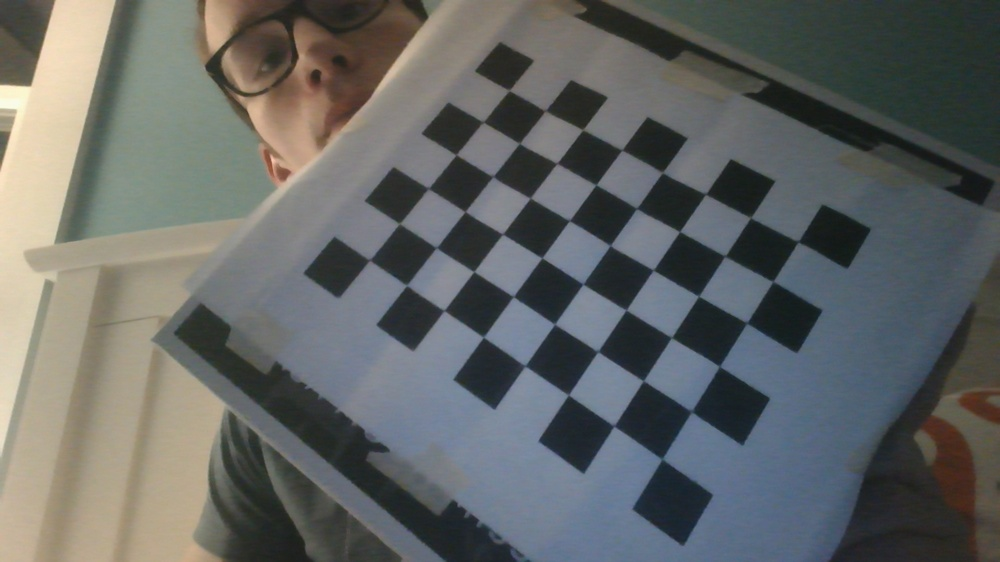
#> input picture Python/Vision stuff/Calibration/test_img.jpg, 1000 x 562 px, shrunk from 1920 x 1080 before the run, given in place of the camera
$ python convexhull.py
#> lines starting #> are read from the running program, lines starting #| are printed output that depends on the picture; after the words box and inside, x2 and y2 are one past the last pixel; in counts of white or black regions, pixels touching at a corner belong together
import numpy as np
import cv2 as cv
#import matplotlib.pyplot as pyplot
#from matplotlib.widgets import Slider


cv.namedWindow("Hull")
cv.namedWindow("Thresh")

vc = cv.VideoCapture(0)

if vc.isOpened():
    rval, image = vc.read()
#> image is the input picture: shape (562, 1000, 3); mean B, G, R 100.5, 102, 99.4
else:
    rval = False

kernel = np.ones((5, 5), np.uint8)

while rval:
    #slider = Slider(threshValue, 'Threshold', 0.1, 255, valinit=a0)
    contourColor = (255, 0, 0)
    rval, image = vc.read()
    gray = cv.cvtColor(image, cv.COLOR_BGR2GRAY)
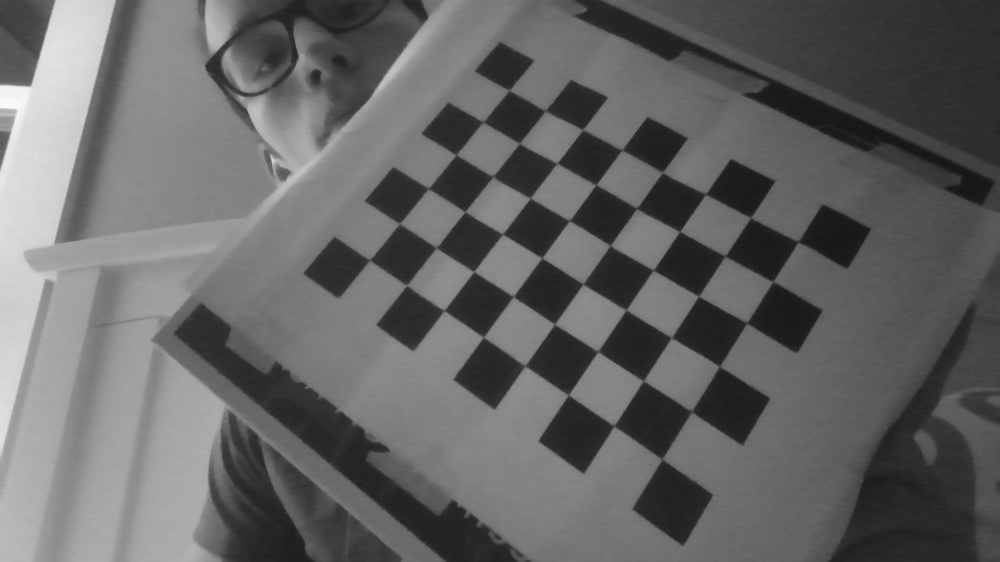
#> gray: shape (562, 1000); min 21, max 249, mean 101.1
    ret, thresh = cv.threshold(gray, 130, 255, cv.THRESH_BINARY)
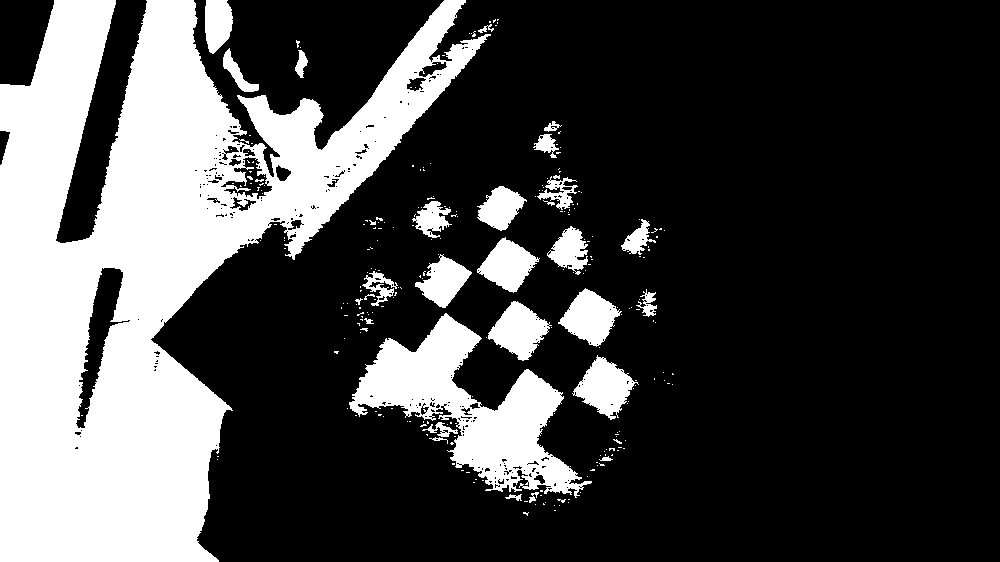
#> thresh: shape (562, 1000); 28.2% white; 258 white regions (227 under 20 px), largest, box (x1, y1, x2, y2) and area: (0, 0, 491, 562) 123454, (349, 313, 592, 498) 16348, (572, 355, 639, 420) 2182

    thresh = cv.dilate(thresh, kernel, iterations = 2)
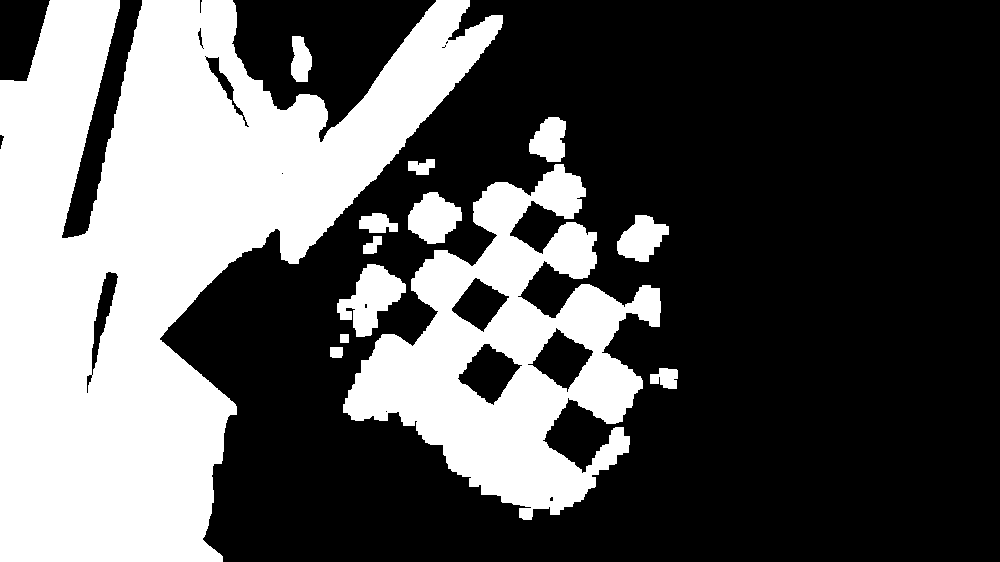
#> thresh: shape (562, 1000); 35.7% white; 13 white regions, largest, box (x1, y1, x2, y2) and area: (0, 0, 503, 562) 142830, (343, 164, 661, 520) 47978, (337, 264, 406, 337) 2628
    thresh = cv.erode(thresh, kernel, iterations = 2)
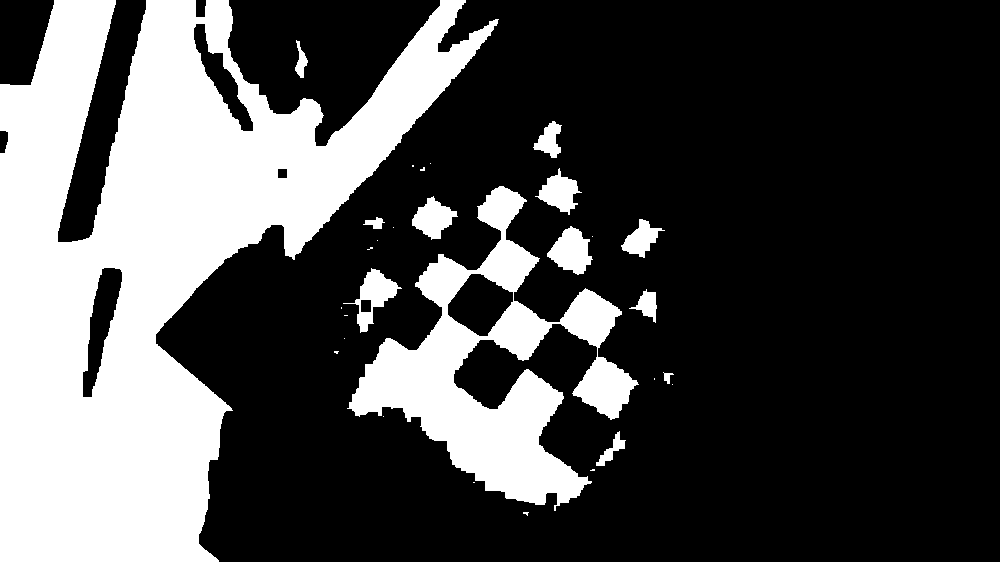
#> thresh: shape (562, 1000); 29.9% white; 30 white regions (17 under 20 px)

    contours, hierarchy = cv.findContours(thresh, cv.RETR_TREE, cv.CHAIN_APPROX_SIMPLE)
#> contours = 35 contours, 17 with area under 20; largest, box (x1, y1, x2, y2) and area: (0, 0, 499, 562) 132326, (347, 186, 639, 511) 32814, (447, 273, 514, 337) 2630, (82, 267, 123, 398) 2396, (193, 23, 254, 132) 1916
    hull = []
    for i in range(len(contours)):
        hull.append(cv.convexHull(contours[i], False))
#> this loop made 35 passes
#> after the loop, hull = 35 contours, 17 with area under 20; largest, box (x1, y1, x2, y2) and area: (0, 0, 499, 562) 201216, (347, 186, 639, 511) 57706, (447, 273, 514, 337) 2732, (82, 267, 123, 398) 2697, (193, 23, 254, 132) 2395
    for i in range(len(contours)):
        cv.drawContours(image, hull, i, contourColor, 1, 8)
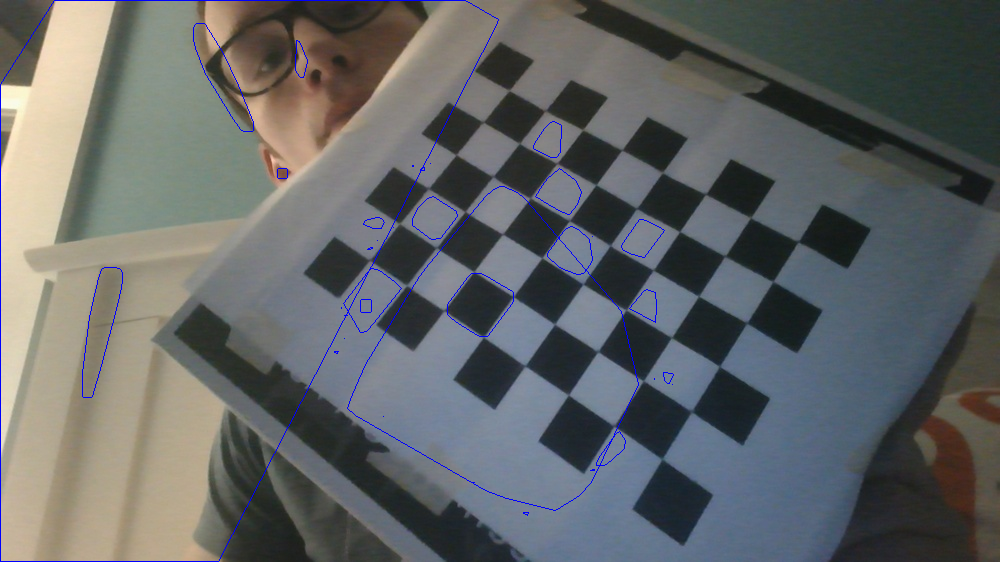
#> image: shape (562, 1000, 3); 0.78% of pixels changed, all inside (x1, y1, x2, y2) = (0, 0, 674, 562)

    cv.imshow("Hull", image)
    cv.imshow("Thresh", thresh)

    key = cv.waitKey(20)
#> (key Esc is pressed here)
    if key == 27:
        break

cv.destroyWindow("Video")
